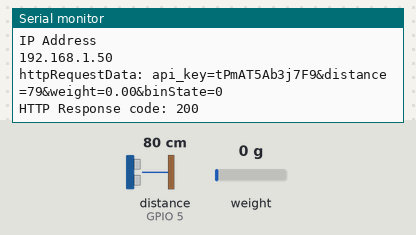
Bench run of a sketch on a simulated ESP32. On the bench: the last lines printed to the serial monitor. Wiring (inferred from the names in the program): ultrasonic range finder: trigger GPIO 2; echo GPIO 5. The test bench sets the inputs (shaded band); at power-on: distance to the obstacle (sensor on GPIO 5) 80 cm, weight on the scale 0 g. The echo pulse lasts 58.3 µs per cm; WiFi joins after 1.5 s; servers stay silent unless stated; uploads are accepted with an empty reply.

Above: at 3.7 s.
3.8 s: distance to the obstacle (sensor on GPIO 5) set to 2 cm
At 8.07 s:
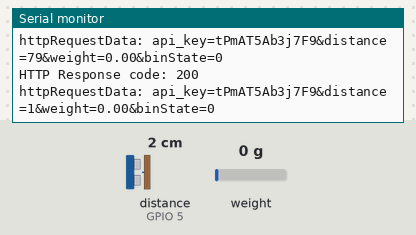
8.6 s: weight on the scale set to 100 g
At 13.37 s:
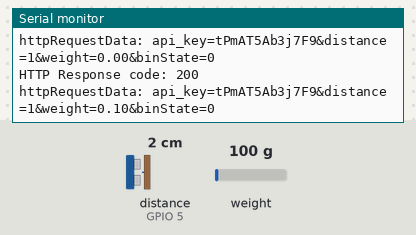
13.4 s: distance to the obstacle (sensor on GPIO 5) set to 4 cm
At 13.9 s:
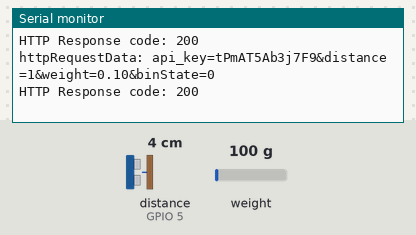
18.2 s: weight on the scale set to 1250 g
At 19.2 s:
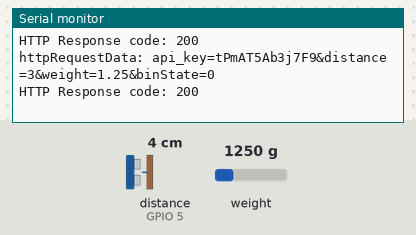
Timing chart, 0 to 21.2 s (numbered marks = the images above; inputs shaded):
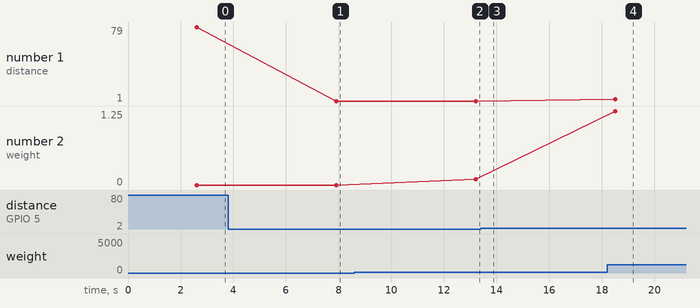

Measured:
- after the input at 3.8 s, the serial monitor: prints a new line after 4.1 s (image 1)
- after the input at 8.6 s, the serial monitor: prints a new line after 4.6 s (image 2)
- after the input at 18.2 s, the serial monitor: prints a new line after 0.31 s (image 4)
- plotted number 1: 79 → 1 after the input at 3.8 s
- plotted number 2: 0 → 0.1 after the input at 8.6 s, 0.1 → 1.25 after the input at 18.2 s

The sketch:

arduinocode.ino
```cpp
#include <WiFi.h>
#include <HTTPClient.h>
#include "HX711.h"

// HX711 circuit wiring
const int LOADCELL_DOUT_PIN = 32;
const int LOADCELL_SCK_PIN = 33;
// Distance sensor wiring
const int trigPin = 2;
const int echoPin = 5;
long duration;
int distance;

HX711 scale;
float weight;

const char* ssid = ""; // Your local WiFi SSID
const char* password = ""; // WiFi password
const char* host = "http://kjesens.xyz/jkouad96/post-esp-data.php"; // Hostname

// Keep this API Key value to be compatible with the PHP code provided in the project page.
// If you change the apiKeyValue value, the PHP file /post-esp-data.php also needs to have the same key
String apiKeyValue = "tPmAT5Ab3j7F9";

void setup()
{
  // Setting up the distance sensor
  pinMode(trigPin, OUTPUT);
  pinMode(echoPin, INPUT);
  Serial.begin(115200);

  // Setting up the scale
  scale.begin(LOADCELL_DOUT_PIN, LOADCELL_SCK_PIN);
  scale.set_scale(11408.59); // Calibration factor for ounces (OZ)
  scale.tare(); // Reset the scale to 0

  // Starting WiFi
  WiFi.begin(ssid, password);
  while (WiFi.status() != WL_CONNECTED)
  {
    delay(500);
    Serial.print(".");
  }
  Serial.println("");
  Serial.println("WiFi connected");
  Serial.println("IP Address");
  Serial.println(WiFi.localIP());
}

void loop()
{
  // Clears the trigPin
  digitalWrite(trigPin, LOW);
  delayMicroseconds(2);
  // Sets the trigPin on HIGH state for 10 microseconds
  digitalWrite(trigPin, HIGH);
  delayMicroseconds(10);
  digitalWrite(trigPin, LOW);
  // Reads the echoPin, returns the sound wave travel time in microseconds
  duration = pulseIn(echoPin, HIGH);
  // Calculating the distance
  distance = duration * 0.034 / 2;

  weight = scale.get_units(); // Reading the values from the weight sensor
  if (weight < 0) weight = 0.0;

  // Checking the state of the bin: if full or not
  // If full, send the data and display the state as full
  if (distance < 12 && weight > 30.0)
  {
    int binState = 1; // Holding the bin state

    // Check WiFi connection status
    if (WiFi.status() == WL_CONNECTED)
    {
      HTTPClient http;

      // Your Domain name with URL path or IP address with path
      http.begin(host);

      // Specify content-type header
      http.addHeader("Content-Type", "application/x-www-form-urlencoded");
      //http.addHeader("Content-Type", "application/json");

      // Prepare your HTTP POST request data
      String httpRequestData = "api_key=" + apiKeyValue + "&distance=" + String(distance) + "&weight=" + String(weight) + "&binState=" + String(binState) + "";
      Serial.print("httpRequestData: ");
      Serial.println(httpRequestData);

      // Send HTTP POST request
      int httpResponseCode = http.POST(httpRequestData);

      if (httpResponseCode > 0)
      {
        Serial.print("HTTP Response code: ");
        Serial.println(httpResponseCode);
      }
      else
      {
        Serial.print("Error code: ");
        Serial.println(httpResponseCode);
      }
      // Free resources
      http.end();
    }
    else
    {
      Serial.println("WiFi Disconnected");
    }
    // Send an HTTP POST request every 5 seconds
    delay(5000);
  }
  // If bin is not full, display the state as not full
  else
  {
    int binState = 0; // Holding the bin state

    // Check WiFi connection status
    if (WiFi.status() == WL_CONNECTED)
    {
      HTTPClient http;

      // Your Domain name with URL path or IP address with path
      http.begin(host);

      // Specify content-type header
      http.addHeader("Content-Type", "application/x-www-form-urlencoded");
      //http.addHeader("Content-Type", "application/json");

      // Prepare your HTTP POST request data
      String httpRequestData = "api_key=" + apiKeyValue + "&distance=" + String(distance) + "&weight=" + String(weight) + "&binState=" + String(binState) + "";
      Serial.print("httpRequestData: ");
      Serial.println(httpRequestData);

      // Send HTTP POST request
      int httpResponseCode = http.POST(httpRequestData);

      if (httpResponseCode > 0)
      {
        Serial.print("HTTP Response code: ");
        Serial.println(httpResponseCode);
      }
      else
      {
        Serial.print("Error code: ");
        Serial.println(httpResponseCode);
      }
      // Free resources
      http.end();
    }
    else
    {
      Serial.println("WiFi Disconnected");
    }
    // Send an HTTP POST request every 5 seconds
    delay(5000);
  }
}
```
